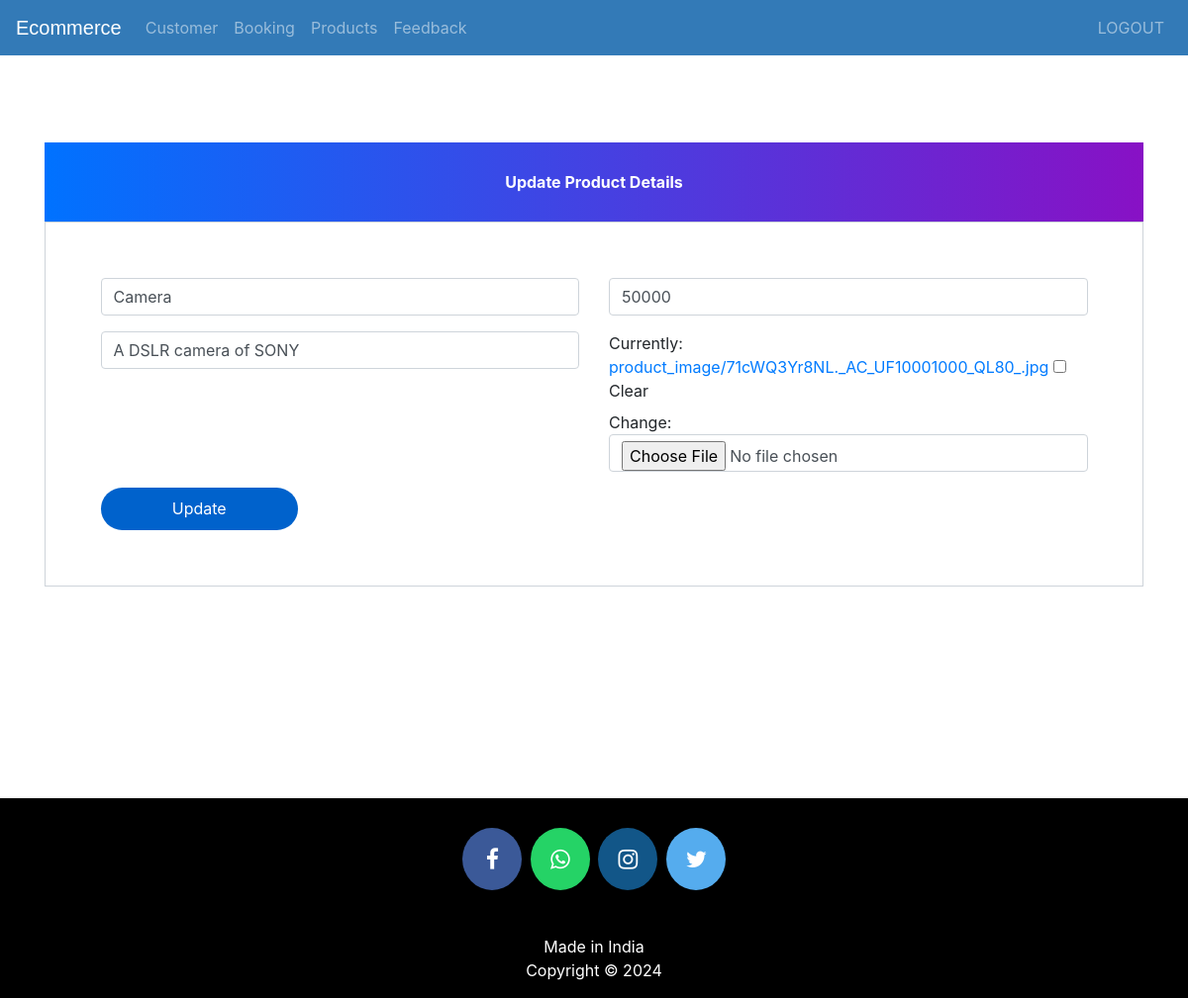
The app's page /update-product/1 (signed in) with its own data.
### ecom/models.py (models this page shows, shortened)
class Product(models.Model):
    name=models.CharField(max_length=40)
    product_image= models.ImageField(upload_to='product_image/',null=True,blank=True)
    price = models.PositiveIntegerField()
    description=models.CharField(max_length=40)

### ecom/views.py (the view)
# urls.py: path('update-product/<int:pk>', views.update_product_view,name='update-product'),
@login_required(login_url='adminlogin')
def update_product_view(request,pk):
    product=models.Product.objects.get(id=pk)
    productForm=forms.ProductForm(instance=product)
    if request.method=='POST':
        productForm=forms.ProductForm(request.POST,request.FILES,instance=product)
        if productForm.is_valid():
            productForm.save()
            return redirect('admin-products')
    return render(request,'ecom/admin_update_product.html',{'productForm':productForm})

### ecom/forms.py
class ProductForm(forms.ModelForm):
    class Meta:
        model=models.Product
        fields=['name','price','description','product_image']

### templates/ecom/admin_update_product.html (shortened to what this page needs)
{% extends 'ecom/admin_base.html' %}
{% load widget_tweaks %}
{% block content %}
<head>
  <link href="//maxcdn.bootstrapcdn.com/bootstrap/4.1.1/css/bootstrap.min.css" rel="stylesheet" id="bootstrap-css">
</head>
<br><br><br><br><br><br>
<form method="post" enctype="multipart/form-data">
  <div class="container register-form">
    <div class="form">
      <div class="note">
        <p>Update Product Details</p>
      </div>
      <div class="form-content">
        <div class="row">
          <div class="col-md-6">
            <div class="form-group">
              {% render_field productForm.name class="form-control" placeholder="Product Name" %}
            </div>
            <div class="form-group">
              {% render_field productForm.description class="form-control" placeholder="Description" %}
            </div>
          </div>
          <div class="col-md-6">
            <div class="form-group">
              {% render_field productForm.price class="form-control" placeholder="Price" %}
            </div>
            <div class="form-group">
              {% render_field productForm.product_image class="form-control" placeholder="product_image" %}
            </div>
          </div>
        </div>
        <button type="submit" class="btnSubmit">Update</button>
      </div>
    </div>
  </div>
</form>
{% endblock content %}

### templates/ecom/admin_base.html (style rules this page uses)
p { text-align: center; }

### templates/ecom/admin_update_product.html (style rules this page uses)
a:link { text-decoration: none; }
.note { text-align: center; height: 80px; background: -webkit-linear-gradient(left, #0072ff, #8811c5); color: #fff; font-weight: bold; line-height: 80px; }
.form-content { padding: 5%; border: 1px solid #ced4da; margin-bottom: 2%; }
.form-control { border-radius: 1.5rem; }
.btnSubmit { border: none; border-radius: 1.5rem; padding: 1%; width: 20%; cursor: pointer; background: #0062cc; color: #fff; }

### records on screen
Product: name "Camera", description "A DSLR camera of SONY", price "50000"
